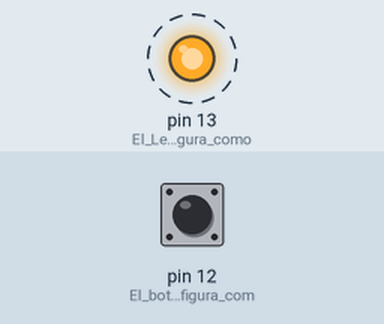
Recording of a sketch running on a simulated Arduino Uno, built with avr-gcc and run on an emulated ATmega328P. Parts: output pins drawn as LEDs (lit = HIGH). Dashed ring = blinking. Inputs (shaded band) come from the test bench; at power-on: pin 12 (El_botón_se_configura_com) LOW.

Above: at 0.5 s.
Timing chart, 0 to 4.6 s (numbered marks = the images above):
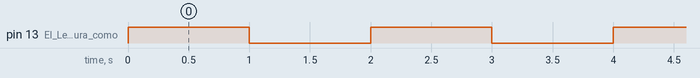

The sketch:

buttonBlink.ino
```cpp
//Este código recibe la señal de un botón y crea un retardo mayor en el parpadeo del led cuando está activo.
int aux=0; //Variable auxiliar que recibe la señal del Pussh Button
void setup() {
  // initialize digital pin LED_BUILTIN as an output.
  pinMode(13, OUTPUT); //El Led se configura como salida
  pinMode(12, INPUT); //El botón se configura como entrada
}

// the loop function runs over and over again forever
void loop() {
  aux= digitalRead(12); //Lectura digital de la señal del botón
  if (aux == 1){ //Si el botón está activado, el retardo en el parpadeo será mayor
    digitalWrite(13, HIGH);//Esta señal digital hace prender el Led
    delay(2000); // Duración de 2 segundos prendido el Led
    digitalWrite(13, LOW);//Esta señal digital hace apagar el Led
    delay(2000); //Duración de 2 segundos apagado el Led
    }
  else { //El botón está desactivado y el parpadeó es más rápido
    digitalWrite(13, HIGH);
    delay(1000);//El led parpadea más rapido porque su frecuencia es mayor
    digitalWrite(13, LOW);
    delay(1000);
  }
}
```

Measured:
- by itself, pin 13 (El_Led_se_configura_como): alternates HIGH for 1.0 s and LOW for 1.0 s
